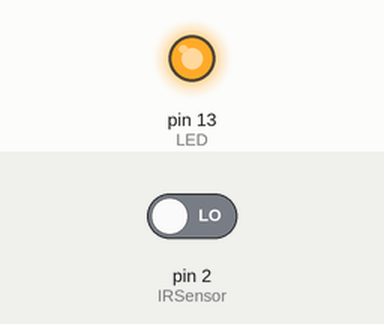
This sketch was run on a simulated Arduino Uno, built with avr-gcc and run on an emulated ATmega328P. Shown: output pins drawn as LEDs (lit = HIGH). Inputs (shaded band) come from the test bench; at power-on: pin 2 (IRSensor) LOW.

Above: at 1.2 s.
1.3 s: pin 2 (IRSensor) driven HIGH
At 2.2 s:
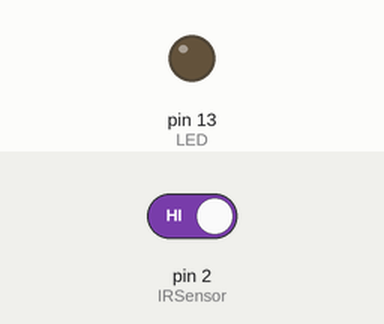
2.8 s: pin 2 (IRSensor) driven LOW
At 3.3 s:
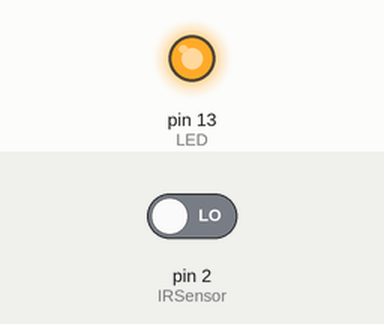
Timing chart, 0 to 5.8 s (numbered marks = the images above; inputs shaded):
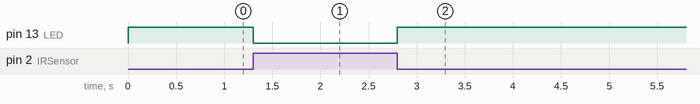

The sketch:

irsensor.ino
```cpp
int IRSensor = 2;     // IR sensor is connected to pin 2
int LED = 13;         // LED is connected to pin 13

void setup() {
  pinMode(IRSensor, INPUT);   // IR pin is set to input
  pinMode(LED, OUTPUT);       // LED pin is set to output
}

void loop() {
  int statusSensor = digitalRead(IRSensor);   // Read IR sensor value

  if (statusSensor == 1)
    digitalWrite(LED, LOW);   // LED off: no obstacle detected
  else
    digitalWrite(LED, HIGH);  // LED on: obstacle detected
}
```

Measured:
- after the input at 1.3 s, pin 13 (LED): HIGH → LOW at once
- after the input at 2.8 s, pin 13 (LED): LOW → HIGH at once
